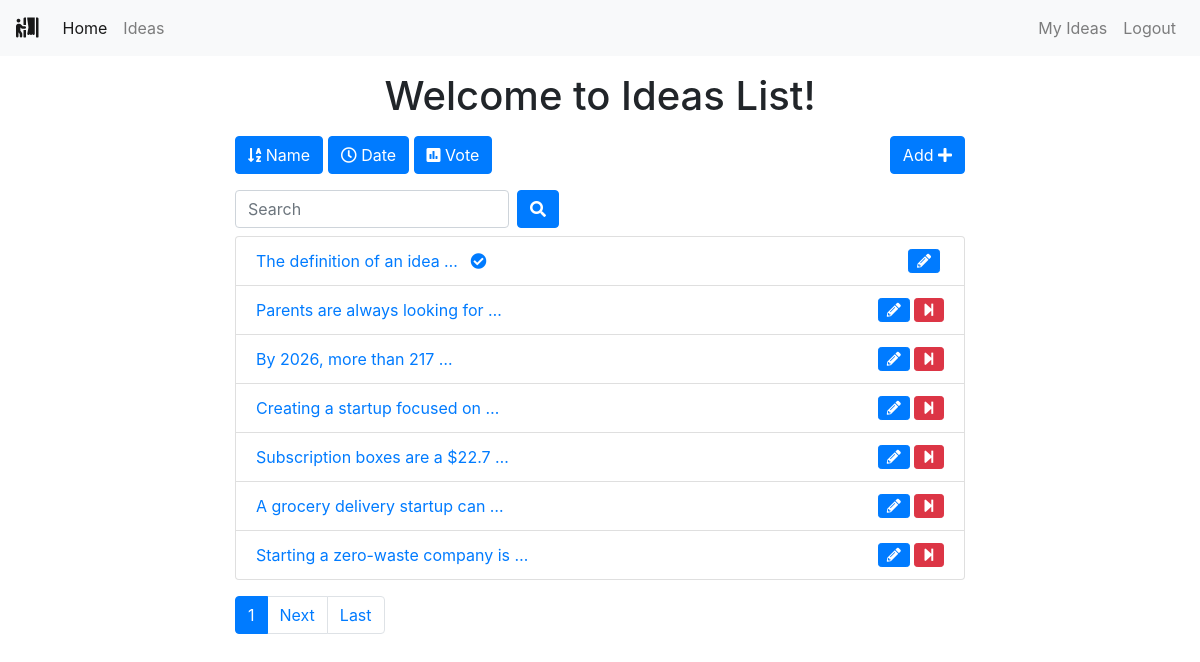
Page /polls/list/user/ (signed in) on the committed database.
### polls/models.py (models this page shows, shortened)
class Poll(models.Model):
    owner = models.ForeignKey(User, on_delete=models.CASCADE)
    text = models.TextField()
    pub_date = models.DateTimeField(default=timezone.now)
    active = models.BooleanField(default=True)

### polls/views.py (the view)
# urls.py: path('list/user/', views.list_by_user, name='list_by_user'),
@login_required()
def list_by_user(request):
    all_polls = Poll.objects.filter(owner=request.user)
    paginator = Paginator(all_polls, 7)  # Show 7 contacts per page
    page = request.GET.get('page')
    polls = paginator.get_page(page)
    context = {
        'polls': polls,
    }
    return render(request, 'polls/polls_list.html', context)

### polls/templates/polls/polls_list.html (shortened to what this page needs)
{% extends 'base.html' %}
<div class="container">
    <div class="row">
        <div class="col-md-8 offset-sm-2">
            <h1 class="text-center mt-3 mb-3">Welcome to Ideas List!</h1>
            <a class="btn btn-{% if 'name' in request.GET %}warning{% else %}primary{% endif %} mb-3" href="?name=True"
                role="button"><i class="fas fa-sort-alpha-down"></i>
                Name</a>
            <a class="btn btn-{% if 'date' in request.GET %}warning{% else %}primary{% endif %} mb-3" href="?date=True"
                role="button"><i class="far fa-clock"></i> Date</a>
            <a class="btn btn-{% if 'vote' in request.GET %}warning{% else %}primary{% endif %} mb-3" href="?vote=True"
                role="button"><i class="fas fa-poll"></i> Vote</a>
            <a class="btn btn-primary mb-3 float-right" href="{% url 'polls:add' %}" role="button">Add <i class="fas fa-plus"></i></a>
            <form class="form-inline">
                <div class="form-group mr-sm-2 mb-2">
                    <input type="search" class="form-control" name="search" placeholder="Search" value={{ search_term }}>
                </div>
                <button type="submit" class="btn btn-primary mb-2"><i class="fas fa-search"></i></button>
            </form>
            <ul class="list-group">
                {% for poll in polls %}
                <li class="list-group-item"><a href="{% url 'polls:detail' poll.id %}">{{ poll.text|truncatewords:5 }}
                        {% if not poll.active%}
                        <i class="fas fa-check-circle ml-2"></i>
                        {% endif %}
                    </a>
                    {% if request.user == poll.owner %}
                    {% if poll.active %}
                    <a href="{% url 'polls:end_poll' poll.id %}" data-toggle="tooltip" data-placement="top" title="End Poll"
                        onclick="return confirm('Are you sure ?')"><i class="fas fa-step-forward float-right btn btn-danger btn-sm"></i></a>
                    {% endif %}
                    <a href="{% url 'polls:edit' poll.id %}" class="mr-3" data-toggle="tooltip" data-placement="top"
                        title="Edit Poll"><i class="fas fa-pencil-alt float-right btn btn-primary btn-sm mr-1"></i></a>
                    {% endif %}
                </li>
                {% endfor %}
            </ul>
            <nav class="mt-3">
                <ul class="pagination">
                    <li class="page-item active"><a class="page-link" href="">{{ polls.number }}</a></li>
                    {% if polls.has_next %}
                    <li class="page-item"><a class="page-link" href="?page={{ polls.next_page_number }}&{{ params }}">Next</a></li>
                    <li class="page-item"><a class="page-link" href="?page={{ polls.paginator.num_pages }}&{{ params }}">Last</a></li>
                    {% endif %}
                </ul>
            </nav>
        </div >
    </div>
</div>

### rows in the picture
Poll: text "The definition of an idea …", active False (drawn)
Poll: text "Parents are always looking for …", active True (drawn)
Poll: text "By 2026, more than 217 …", active True (drawn)
Poll: text "Creating a startup focused on …", active True (drawn)
Poll: text "Subscription boxes are a $22.7 …", active True (drawn)
Poll: text "A grocery delivery startup can …", active True (drawn)
Poll: text "Starting a zero-waste company is …", active True (drawn)

### other values in the picture
{{ polls.number }} "1"
